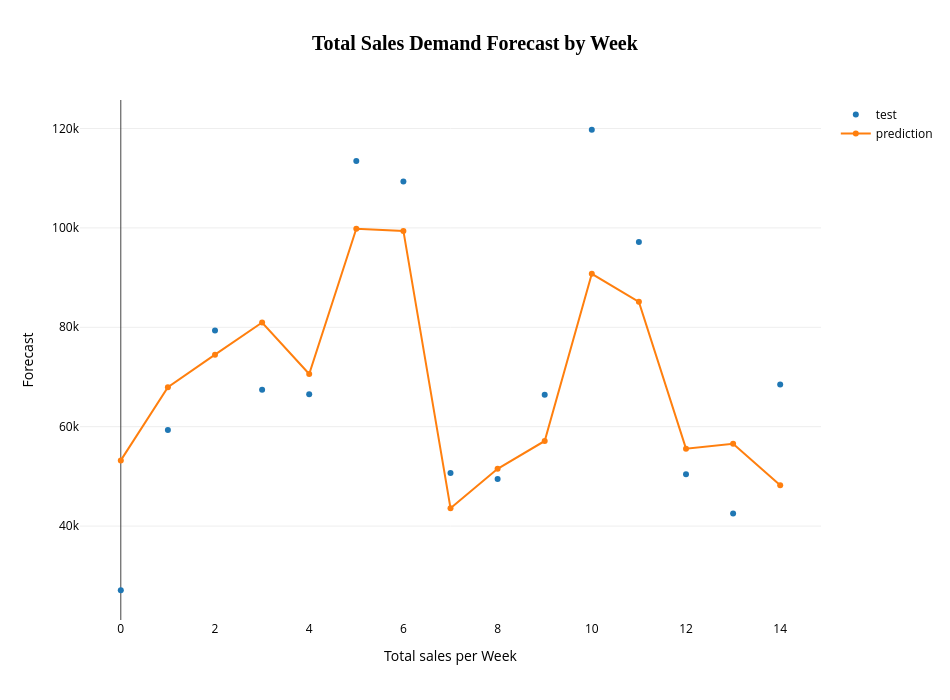

The cell this chart's notebook holds for it:
### Code cell
# Plot
graphic.plot_preditction(y_test=df_predict.total_sales_per_week,
                 y_pred=df_predict.predictions,
                 title='<b>Total Sales Demand Forecast by Week</b>',
                 template='xgridoff'
                )

### Figure 1 — Plotly figure (JSON) as saved in the notebook; plotly's stock layout.template omitted (floating-point values rounded to 4 significant figures)
{"data": [{"mode": "markers", "name": "test", "type": "scatter", "y": [27090.0, 59350.0, 79370.0, 67420.0, 66510.0, 113500.0, 109400.0, 50670.0, 49480.0, 66420.0, 119800.0, 97140.0, 50430.0, 42540.0, 68470.0]}, {"name": "prediction", "type": "scatter", "y": [53210.0, 67940.0, 74500.0, 80960.0, 70610.0, 99840.0, 99400.0, 43600.0, 51520.0, 57130.0, 90770.0, 85120.0, 55570.0, 56570.0, 48210.0]}], "layout": {"font": {"color": "#000000"}, "height": 700, "title": {"font": {"family": "Times New Roman", "size": 20}, "text": "<b>Total Sales Demand Forecast by Week</b>", "x": 0.5}, "width": 950, "xaxis": {"autorange": true, "range": [-0.8662, 14.87], "title": {"text": "Total sales per Week"}}, "yaxis": {"autorange": true, "range": [21100.0, 125700.0], "title": {"text": "Forecast"}, "type": "linear"}}}
